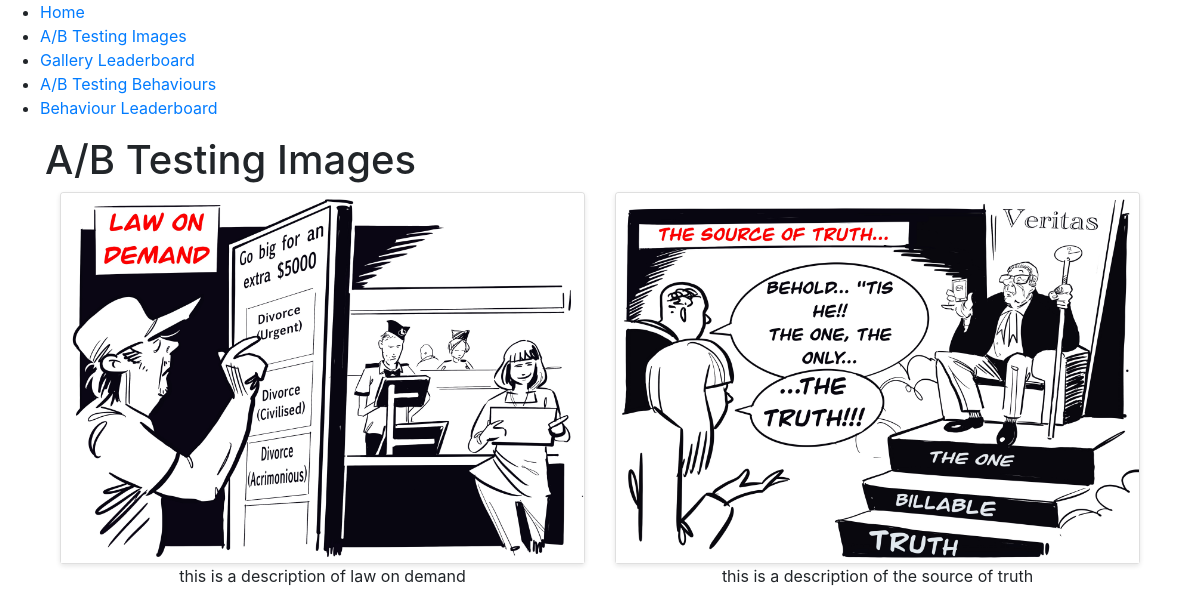
Page /ab_testing_images on the committed database.
### tables this page shows
CREATE TABLE Gallery (
            id INTEGER PRIMARY KEY AUTOINCREMENT,
            PathToImage TEXT NOT NULL UNIQUE,
            Name TEXT NOT NULL,
            Description TEXT,
            ELO INTEGER DEFAULT 1000,
            Wins INTEGER DEFAULT 0
        );

### app.py (the view)
@app.route('/ab_testing_images')
def ab_testing_images():
    item1, item2 = get_random_items('Gallery')
    return render_template('ab_testing_images.html', item1=item1, item2=item2)

### utils.py (called while the page is built)
def get_random_items(table_name, num_items=2):
    conn = sqlite3.connect('treehouse.db')
    cursor = conn.cursor()
    try:
        if table_name == 'Gallery':
            cursor.execute(f"SELECT PathToImage, Name, Description FROM Gallery ORDER BY RANDOM() LIMIT {num_items}")
            return cursor.fetchall()
        elif table_name == 'Behaviour':
            cursor.execute(f"SELECT name FROM Behaviour ORDER BY RANDOM() LIMIT {num_items}")
            return [row[0] for row in cursor.fetchall()]  # Extract names from tuples
        else:
            print(f"Invalid table name: {table_name}")
            return []
    except Exception as e:
        print(f"Error retrieving random items from {table_name}: {e}")
        return []
    finally:
        conn.close()

### templates/ab_testing_images.html
{% extends 'base.html' %}
{% block content %}
    <h1>A/B Testing Images</h1>
    <div class="container">
        <div class="row justify-content-center">
            <div class="col-md-6 text-center mb-4">
                <a href="{{ url_for('ab_testing_images_choose', choice='item1', item1_name=item1[1], item2_name=item2[1]) }}" class="card">
                    <img src="{{ url_for('static', filename=item1[0]) }}" alt="{{ item1[1] }}" class="card-img-top img-fluid">
                </a>
                <p>{{ item1[2] }}</p>
            </div>
            <div class="col-md-6 text-center mb-4">
                <a href="{{ url_for('ab_testing_images_choose', choice='item2', item1_name=item1[1], item2_name=item2[1]) }}" class="card">
                    <img src="{{ url_for('static', filename=item2[0]) }}" alt="{{ item2[1] }}" class="card-img-top img-fluid">
                </a>
                <p>{{ item2[2] }}</p>
            </div>
        </div>
    </div>
{% endblock %}

### static/css/style.css (style rules this page uses)
.card { border: none; box-shadow: 0 2px 5px rgba(0, 0, 0, 0.1); }
.card-img-top { border-radius: 0; }
.img-fluid { max-width: 100%; height: auto; }

### rows in the picture
Gallery: PathToImage (picture), Description "this is a description of law on demand"
Gallery: PathToImage (picture), Description "this is a description of the source of truth"
